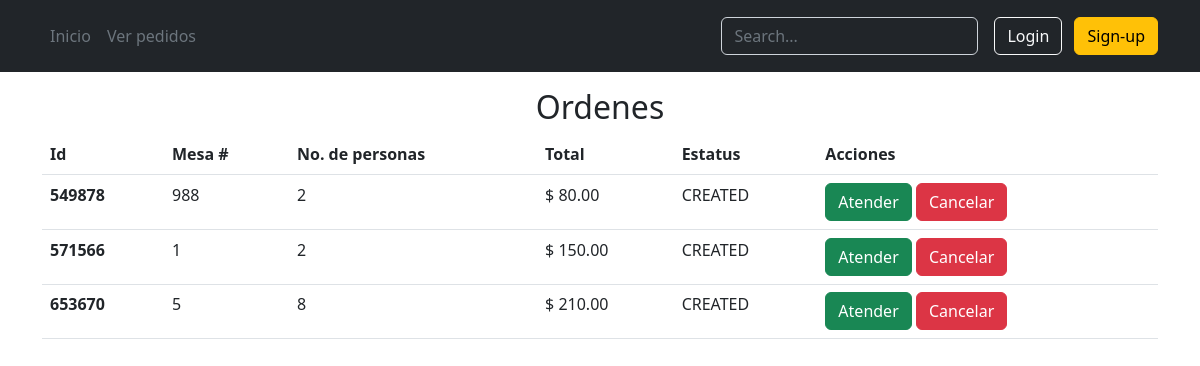
The page /pedidos.php on the database its author committed.
### tables this page shows
CREATE TABLE `ordenes` (
  `id_orden` int(11) NOT NULL,
  `no_mesa` int(11) NOT NULL,
  `no_personas` int(11) NOT NULL DEFAULT 1,
  `total` decimal(7,2) DEFAULT NULL,
  `estatus` varchar(250) NOT NULL DEFAULT 'CREATED'
);

### pedidos.php (the view, shortened to what this page needs)
<!DOCTYPE html>
<html lang="es" dir="ltr">
  <head>
    <link href="https://cdn.jsdelivr.net/npm/bootstrap@5.2.2/dist/css/bootstrap.min.css" rel="stylesheet">
  </head>
  <header class="p-3 text-bg-dark">
    <div class="container">
      <div class="d-flex flex-wrap align-items-center justify-content-center justify-content-lg-start">
        <ul class="nav col-12 col-lg-auto me-lg-auto mb-2 justify-content-center mb-md-0">
          <li><a href="index.php" class="nav-link px-2 text-secondary">Inicio</a></li>
          <li><a href="pedidos.php" class="nav-link px-2 text-secondary">Ver pedidos</a></li>
        </ul>
        <form class="col-12 col-lg-auto mb-3 mb-lg-0 me-lg-3" role="search">
          <input type="search" class="form-control form-control-dark text-bg-dark" placeholder="Search..." aria-label="Search">
        </form>
        <div class="text-end">
          <button type="button" class="btn btn-outline-light me-2">Login</button>
          <button type="button" class="btn btn-warning">Sign-up</button>
        </div>
      </div>
    </div>
  </header>
  <body>
    <div class="container">
    <h2 class='mt-3' style='text-align:center;'>Ordenes</h2>
    <table class="table">
        <thead>
            <tr>
            <th scope="col">Id</th>
            <th scope="col">Mesa #</th>
            <th scope="col">No. de personas</th>
            <th scope="col">Total</th>
            <th scope="col">Estatus</th>
            <th scope="col">Acciones</th>
            </tr>
        </thead>
        <tbody>
            <?php
                require_once 'conexion.php';
                $sql = "select * from ordenes";
                $result = mysqli_query($conn, $sql) or die("Connection failed: " . mysqli_connect_error($sql));
                while ($prod = mysqli_fetch_assoc($result)) {
                    $id = $prod['id_orden'];
                    $mesa = $prod['no_mesa'];
                    $personas = $prod['no_personas'];
                    $total = $prod['total'];
                    $estatus = $prod['estatus'];
                    echo(
                        "<tr>"
                        ."<th scope='row'>$id</th>"
                        ."<td>$mesa</td>"
                        ."<td>$personas</td>"
                        ."<td>$ $total</td>"
                        ."<td>$estatus</td>"
                        ."<td>  <a class='btn btn-success'> Atender </a>  <a class='btn btn-danger'> Cancelar </a>   </td>"
                        ."<tr>"
                    );
                }
            ?>
        </tbody>
    </table>
</div>
  </body>
</html>

### rows shown on the page
ordenes: id_orden "549878", no_mesa "988", no_personas "2", total "80.00", estatus "CREATED"
ordenes: id_orden "571566", no_mesa "1", no_personas "2", total "150.00", estatus "CREATED"
ordenes: id_orden "653670", no_mesa "5", no_personas "8", total "210.00", estatus "CREATED"
